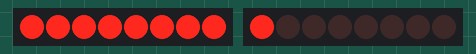
Simulated run of this sketch. Board: Arduino Uno, built with avr-gcc and run on an emulated ATmega328P. On the bench: 2 × 8 shift-register outputs drawn as a row of LEDs (first output left, lit = HIGH). Wiring (inferred from the names in the program): 2 × shift register (74HC595): data pin 12, shift clock pin 8, latch pin 4 / data pin 7, shift clock pin 3, latch pin 11. Wiring (inferred from the signals the program sends): 2 × row of LEDs: on Q0, Q1, Q2, Q3, Q4, Q5, Q6, Q7 / on Q0, Q1, Q2, Q3, Q4, Q5, Q6, Q7.

Above: at 1.0 s.
At 4.6 s:
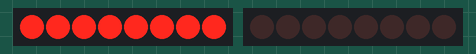
Timing chart, 0 to 5.7 s (numbered marks = the images above):
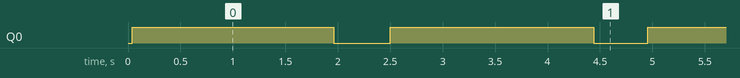

The sketch:

sketch_apr10b.ino
```cpp
/*////////////////////////////////////////////////////////////////////////////////
 * Arduino code to display scrolling characters on 6 or more 8x8 LED matrix.    *
 * The no: of matrices can be increased with a small change in code.            *
 * Comments are given in each statement for editing.                            *
 * Circuit designed and program coded by Prasanth K S                           *
 * Contact : Prasanthksubash@gmail.com                                          *
/*////////////////////////////////////////////////////////////////////////////////

// https://www.youtube.com/watch?v=U3ccR3xbJSQ


char msg[] ="EASY TECH ";//Change the text here.
int scrollspeed=20;//Set the scroll speed ( lower=faster)

int x;
int y;

//Columns
int clockPin1 = 3; // SHCP
int latchPin1 = 4; // STCP
int dataPin1 = 7;  // DS

//Rows
int clockPin2 = 8; // SHCP
int latchPin2 = 11; // STCP
int dataPin2 = 12;  // DS

//BITMAP
//Bits in this array represents one LED of the matrix
// 8 is # of rows, 6 is # of LED matrices
byte bitmap[8][1];

int numZones = sizeof(bitmap) / 8; // One Zone refers to one 8 x 8 Matrix ( Group of 8 columns)
int maxZoneIndex = numZones-1;
int numCols = numZones * 8;

//FONT DEFENITION
byte alphabets[][8] = {
 {0,0,0,0,0},//@ as SPACE
 //{8,28,54,99,65},//<<
 {31, 36, 68, 36, 31},//A
 {127, 73, 73, 73, 54},//B
 {62, 65, 65, 65, 34},//C
 {127, 65, 65, 34, 28},//D
 {127, 73, 73, 65, 65},//E
 {127, 72, 72, 72, 64},//F
 {62, 65, 65, 69, 38},//G
 {127, 8, 8, 8, 127},//H
 {0, 65, 127, 65, 0},//I
 {2, 1, 1, 1, 126},//J
 {127, 8, 20, 34, 65},//K
 {127, 1, 1, 1, 1},//L
 {127, 32, 16, 32, 127},//M
 {127, 32, 16, 8, 127},//N
 {62, 65, 65, 65, 62},//O
 {127, 72, 72, 72, 48},//P
 {62, 65, 69, 66, 61},//Q
 {127, 72, 76, 74, 49},//R
 {50, 73, 73, 73, 38},//S
 {64, 64, 127, 64, 64},//T
 {126, 1, 1, 1, 126},//U
 {124, 2, 1, 2, 124},//V
 {126, 1, 6, 1, 126},//W
 {99, 20, 8, 20, 99},//X
 {96, 16, 15, 16, 96},//Y
 {67, 69, 73, 81, 97},//Z
};

void setup() {
 pinMode(latchPin1, OUTPUT);
 pinMode(clockPin1, OUTPUT);
 pinMode(dataPin1, OUTPUT);

 pinMode(latchPin2, OUTPUT);
 pinMode(clockPin2, OUTPUT);
 pinMode(dataPin2, OUTPUT);

 //Clear bitmap
 for (int row = 0; row < 8; row++) {
   for (int zone = 0; zone <= maxZoneIndex; zone++) {
     bitmap[row][zone] = 0;
   }
 }
}

//FUNCTIONS
// Displays bitmap array in the matrix
void RefreshDisplay()
{
 for (int row = 0; row < 8; row++) {
   int rowbit = 1 << row;
   digitalWrite(latchPin2, LOW);//Hold latchPin LOW for transmitting data
   shiftOut(dataPin2, clockPin2, MSBFIRST, rowbit);   //Transmit data

   //Start sending column bytes
   digitalWrite(latchPin1, LOW);//Hold latchPin LOW for transmitting data

   //Shift out to each matrix
   for (int zone = maxZoneIndex; zone >= 0; zone--)
   {
     shiftOut(dataPin1, clockPin1, MSBFIRST, bitmap[row][zone]);
   }

   //flip both latches at once to eliminate flicker
   digitalWrite(latchPin1, HIGH);//Return the latch pin 1 high to signal chip
   digitalWrite(latchPin2, HIGH);//Return the latch pin 2 high to signal chip

   //Wait
   delayMicroseconds(300);
 }
}

// Converts row and colum to bitmap bit and turn it off/on
void Plot(int col, int row, bool isOn)
{
 int zone = col / 8;
 int colBitIndex = x % 8;
 byte colBit = 1 << colBitIndex;
 if (isOn)
   bitmap[row][zone] =  bitmap[y][zone] | colBit;
 else
   bitmap[row][zone] =  bitmap[y][zone] & (~colBit);
}
// Plot each character of the message one column at a time, updated the display, shift bitmap left.
void XProcess()
{
 for (int charIndex=0; charIndex < (sizeof(msg)-1); charIndex++)
 {
   int alphabetIndex = msg[charIndex] - '@';
   if (alphabetIndex < 0) alphabetIndex=0;

   //Draw one character of the message
   // Each character is 5 columns wide, loop two more times to create 2 pixel space betwen characters
   for (int col = 0; col < 6  ; col++)
   {
     for (int row = 0; row < 8; row++)
     {
       // Set the pixel to what the alphabet say for columns 0 thru 4, but always leave columns 5 and 6 blank.
       bool isOn = 0;
       if (col<5) isOn = bitRead( alphabets[alphabetIndex][col], 7-row ) == 1;
       Plot( numCols-1, row, isOn); //Draw on the rightmost column, the shift loop below will scroll it leftward.
     }
     for (int refreshCount=0; refreshCount < scrollspeed; refreshCount++)
       RefreshDisplay();
     //Shift the bitmap one column to left
     for (int row=0; row<8; row++)
     {
       for (int zone=0; zone < numZones; zone++)
       {
         //This right shift would show as a left scroll on display because leftmost column is represented by least significant bit of the byte.
         bitmap[row][zone] = bitmap[row][zone] >> 1;
         // Shift over lowest bit from the next zone as highest bit of this zone.
         if (zone < maxZoneIndex) bitWrite(bitmap[row][zone], 7, bitRead(bitmap[row][zone+1],0));
       }
     }
   }
 }
}
void loop() {
 XProcess();
}
```

Measured:
- by itself, Q0: alternates HIGH for 1.9 s and LOW for 0.54 s
